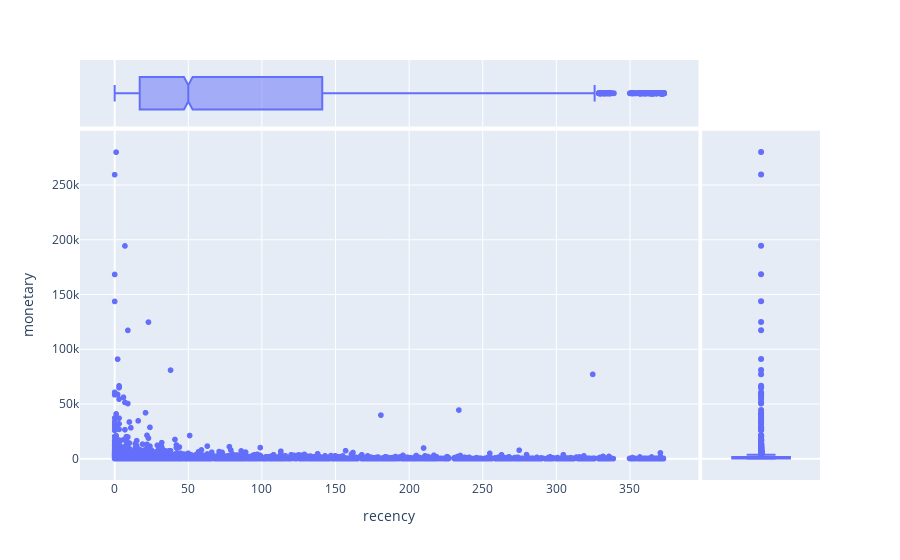

Notebook code cell kept with this figure:
### Code cell
fig = px.scatter(df_rfm, x='recency', y='monetary', marginal_x='box', marginal_y='box')
fig.show()

### Figure 1 — Plotly figure (JSON) as saved in the notebook; plotly's stock layout.template omitted (floating-point values rounded to 4 significant figures; data arrays with more than 128 entries replaced by an {"elided": "..."} marker saying what was removed)
{"data": [{"hovertemplate": "recency=%{x}<br>monetary=%{y}<extra></extra>", "legendgroup": "", "marker": {"color": "#636efa", "symbol": "circle"}, "mode": "markers", "name": "", "showlegend": false, "type": "scattergl", "x": {"elided": "4339 int values"}, "xaxis": "x", "y": {"elided": "4339 float values"}, "yaxis": "y"}, {"alignmentgroup": "True", "hovertemplate": "recency=%{x}<extra></extra>", "legendgroup": "", "marker": {"color": "#636efa", "symbol": "circle"}, "name": "", "notched": true, "offsetgroup": "", "showlegend": false, "type": "box", "x": {"elided": "4339 int values"}, "xaxis": "x3", "yaxis": "y3"}, {"alignmentgroup": "True", "hovertemplate": "monetary=%{y}<extra></extra>", "legendgroup": "", "marker": {"color": "#636efa", "symbol": "circle"}, "name": "", "notched": true, "offsetgroup": "", "showlegend": false, "type": "box", "xaxis": "x2", "y": {"elided": "4339 float values"}, "yaxis": "y2"}], "layout": {"legend": {"tracegroupgap": 0}, "margin": {"t": 60}, "xaxis": {"anchor": "y", "domain": [0, 0.8358], "title": {"text": "recency"}}, "xaxis2": {"anchor": "y2", "domain": [0.8408, 1], "matches": "x2", "showgrid": false, "showline": false, "showticklabels": false, "ticks": ""}, "xaxis3": {"anchor": "y3", "domain": [0, 0.8358], "matches": "x", "showgrid": true, "showticklabels": false}, "xaxis4": {"anchor": "y4", "domain": [0.8408, 1], "matches": "x2", "showgrid": false, "showline": false, "showticklabels": false, "ticks": ""}, "yaxis": {"anchor": "x", "domain": [0, 0.8316], "title": {"text": "monetary"}}, "yaxis2": {"anchor": "x2", "domain": [0, 0.8316], "matches": "y", "showgrid": true, "showticklabels": false}, "yaxis3": {"anchor": "x3", "domain": [0.8416, 1], "matches": "y3", "showgrid": false, "showline": false, "showticklabels": false, "ticks": ""}, "yaxis4": {"anchor": "x4", "domain": [0.8416, 1], "matches": "y3", "showgrid": true, "showline": false, "showticklabels": false, "ticks": ""}}}
